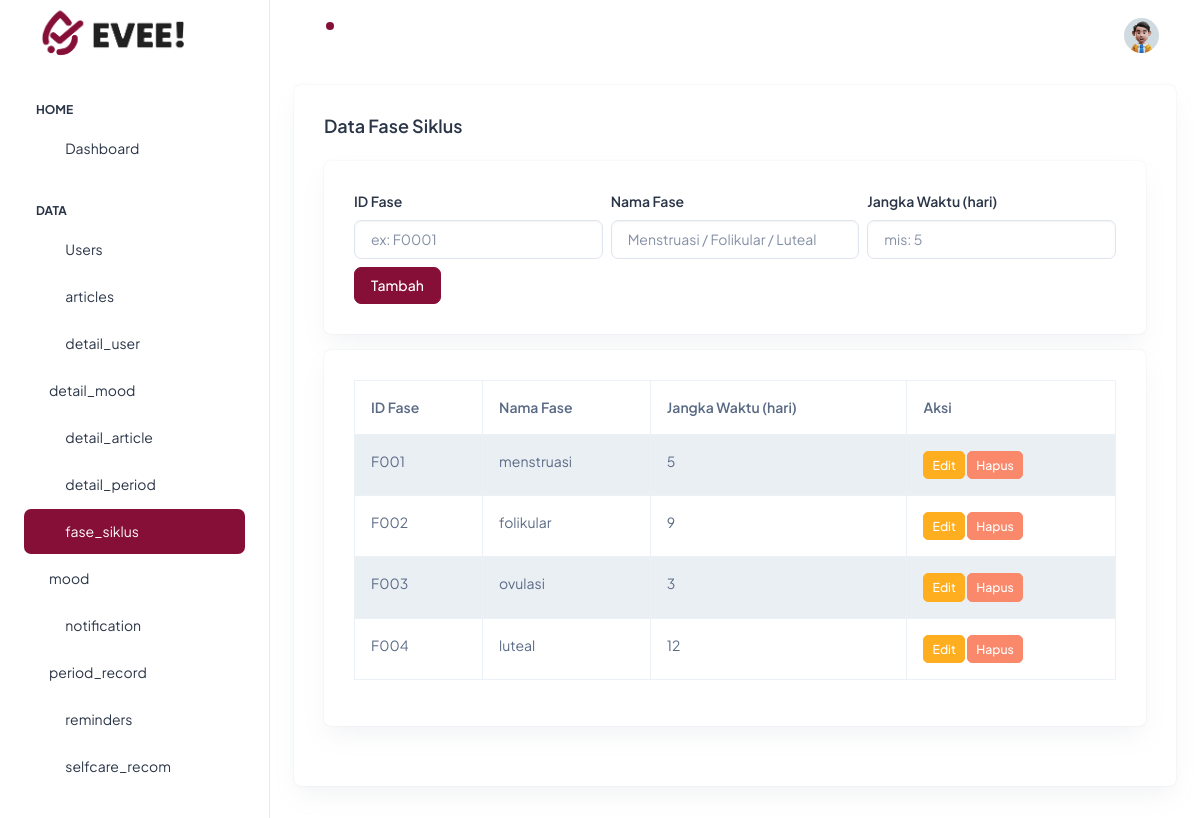
/pages/fase_siklus.php, run on the app's committed database.
### tables this page shows
CREATE TABLE `fase_siklus` (
  `id_fase` varchar(5) NOT NULL,
  `nama_fase` enum('menstruasi','folikular','ovulasi','luteal') DEFAULT NULL,
  `jangka_waktu` int(11) NOT NULL
);

### classes/Crud.php (called while the page is built, shortened)
<?php
class Crud {
    private $conn;
    public function __construct($db) {
        $this->conn = $db;
    }
    public function readAll($table) {
        $result = mysqli_query($this->conn, "SELECT * FROM $table");
        return mysqli_fetch_all($result, MYSQLI_ASSOC);
    }
}
?>

### pages/fase_siklus.php (the view, shortened to what this page needs)
<?php
require '../config/koneksi.php';
require '../classes/Crud.php';
include '../includes/header.php';
include '../includes/sidebar.php';
include '../includes/topbar.php';
$obj = new Crud($koneksi);
$rows = $obj->readAll('fase_siklus');
$editMode = false;
$editData = null;
?>
<div class="container-fluid">
    <div class="card mb-3">
        <div class="card-body">
            <h5 class="card-title fw-semibold mb-4">Data Fase Siklus</h5>
            <div class="card mb-3">
                <div class="card-body">
                    <?php if ($editMode && $editData): ?>
                        <form method="POST" class="row g-2">
                            <input type="hidden" name="id_fase" value="<?= htmlspecialchars($editData['id_fase']) ?>">
                            <div class="col-md-4">
                                <label class="form-label">Nama Fase</label>
                                <input class="form-control" name="nama_fase" value="<?= htmlspecialchars($editData['nama_fase']) ?>" required>
                            </div>
                            <div class="col-md-4">
                                <label class="form-label">Jangka Waktu (hari)</label>
                                <input type="number" class="form-control" name="jangka_waktu" value="<?= htmlspecialchars($editData['jangka_waktu']) ?>" required>
                            </div>
                            <div class="col-12 mt-2">
                                <button class="btn btn-success" type="submit" name="update">Simpan</button>
                                <a href="fase_siklus.php" class="btn btn-secondary">Batal</a>
                            </div>
                        </form>
                    <?php else: ?>
                        <form method="POST" class="row g-2">
                            <div class="col-md-4">
                                <label class="form-label">ID Fase</label>
                                <input class="form-control" name="id_fase" required placeholder="ex: F0001">
                            </div>
                            <div class="col-md-4">
                                <label class="form-label">Nama Fase</label>
                                <input class="form-control" name="nama_fase" required placeholder="Menstruasi / Folikular / Luteal">
                            </div>
                            <div class="col-md-4">
                                <label class="form-label">Jangka Waktu (hari)</label>
                                <input type="number" class="form-control" name="jangka_waktu" required placeholder="mis: 5">
                            </div>
                            <div class="col-12 mt-2">
                                <button class="btn btn-primary" type="submit" name="create">Tambah</button>
                            </div>
                        </form>
                    <?php endif; ?>
                </div>
            </div>
            <div class="card">
                <div class="card-body">
                    <table class="table table-bordered table-striped">
                        <thead>
                            <tr>
                                <th>ID Fase</th>
                                <th>Nama Fase</th>
                                <th>Jangka Waktu (hari)</th>
                                <th>Aksi</th>
                            </tr>
                        </thead>
                        <tbody>
                            <?php if (!empty($rows)): ?>
                                <?php foreach ($rows as $r): ?>
                                    <tr>
                                        <td><?= htmlspecialchars($r['id_fase']) ?></td>
                                        <td><?= htmlspecialchars($r['nama_fase']) ?></td>
                                        <td><?= htmlspecialchars($r['jangka_waktu']) ?></td>
                                        <td>
                                            <a href="?edit=<?= urlencode($r['id_fase']) ?>" class="btn btn-sm btn-warning">Edit</a>
                                            <a href="?delete=<?= urlencode($r['id_fase']) ?>" class="btn btn-sm btn-danger" onclick="return confirm('Hapus data ini?')">Hapus</a>
                                        </td>
                                    </tr>
                                <?php endforeach; ?>
                            <?php else: ?>
                                <tr><td colspan="4" class="text-center">Belum ada data</td></tr>
                            <?php endif; ?>
                        </tbody>
                    </table>
                </div>
            </div>
        </div>
    </div>
</div>
<?php include '../includes/footer.php'; ?>

### includes/header.php (shortened to what this page needs)
<!doctype html>
<html lang="en">
<head>
  <link rel="stylesheet" href="https://cdn.jsdelivr.net/npm/@tabler/icons-webfont@latest/dist/tabler-icons.min.css" />
  <link rel="stylesheet" href="../assets/css/styles.min.css" />
</head>
<body>
  <div class="page-wrapper" id="main-wrapper" data-layout="vertical" data-navbarbg="skin6" data-sidebartype="full"
    data-sidebar-position="fixed" data-header-position="fixed">

### includes/sidebar.php (shortened to what this page needs)
<aside class="left-sidebar">
  <div>
    <div class="brand-logo d-flex align-items-center justify-content-between">
      <a href="../pages/dashboard.php" class="text-nowrap logo-img">
        <img src="../assets/images/logos/logo- text-default.png" width="160" alt="" />
      </a>
    </div>
    <nav class="sidebar-nav scroll-sidebar" data-simplebar="">
      <ul id="sidebarnav">
        <li class="nav-small-cap">
          <span class="hide-menu">Home</span>
        </li>
        <li class="sidebar-item">
          <a class="sidebar-link" href="../pages/dashboard.php" aria-expanded="false">
            <span>
              <i class="ti ti-layout-dashboard"></i>
            </span>
            <span class="hide-menu">Dashboard</span>
          </a>
        </li>
        <li class="nav-small-cap">
          <span class="hide-menu">Data</span>
        </li>
        <li class="sidebar-item">
          <a class="sidebar-link" href="../pages/users.php" aria-expanded="false">
            <span>
              <i class="ti ti-user"></i>
            </span>
            <span class="hide-menu">Users</span>
          </a>
        </li>
        <li class="sidebar-item">
          <a class="sidebar-link" href="../pages/articles.php" aria-expanded="false">
            <span>
              <i class="ti ti-news"></i>
            </span>
            <span class="hide-menu">articles</span>
          </a>
        </li>
        <li class="sidebar-item">
          <a class="sidebar-link" href="../pages/detail_user.php" aria-expanded="false">
            <span>
              <i class="ti ti-user"></i>
            </span>
            <span class="hide-menu">detail_user</span>
          </a>
        </li>
        <li class="sidebar-item">
          <a class="sidebar-link" href="../pages/detail_mood.php" aria-expanded="false">
            <span class="hide-menu">detail_mood</span>
          </a>
        </li>
        <li class="sidebar-item">
          <a class="sidebar-link" href="../pages/detail_article.php" aria-expanded="false">
            <span>
              <i class="ti ti-article"></i>
            </span>
            <span class="hide-menu">detail_article</span>
          </a>
        </li>
        <li class="sidebar-item">
          <a class="sidebar-link" href="../pages/detail_period.php" aria-expanded="false">
            <span>
              <i class="ti ti-droplet"></i>
            </span>
            <span class="hide-menu">detail_period</span>
          </a>
        </li>
        <li class="sidebar-item">
          <a class="sidebar-link" href="../pages/fase_siklus.php" aria-expanded="false">
            <span>
              <i class="ti ti-clock"></i>
            </span>
            <span class="hide-menu">fase_siklus</span>
          </a>
        </li>
        <li class="sidebar-item">
          <a class="sidebar-link" href="../pages/mood.php" aria-expanded="false">
            <span class="hide-menu">mood</span>
          </a>
        </li>
        <li class="sidebar-item">
          <a class="sidebar-link" href="../pages/notification.php" aria-expanded="false">
            <span>
              <i class="ti ti-bell"></i>
            </span>
            <span class="hide-menu">notification</span>
          </a>
        </li>
        <li class="sidebar-item">
          <a class="sidebar-link" href="../pages/period_record.php" aria-expanded="false">
            <span class="hide-menu">period_record</span>
          </a>
        </li>
        <li class="sidebar-item">
          <a class="sidebar-link" href="../pages/reminders.php" aria-expanded="false">
            <span>
              <i class="ti ti-calendar"></i>
            </span>
            <span class="hide-menu">reminders</span>
          </a>
        </li>
        <li class="sidebar-item">
          <a class="sidebar-link" href="../pages/selfcare_recom.php" aria-expanded="false">
            <span>
              <i class="ti ti-heart"></i>
            </span>
            <span class="hide-menu">selfcare_recom</span>
          </a>
        </li>
      </ul>
    </nav>
  </div>
</aside>
<div class="body-wrapper">

### includes/topbar.php (shortened to what this page needs)
<header class="app-header">
        <nav class="navbar navbar-expand-lg navbar-light">
          <ul class="navbar-nav">
            <li class="nav-item">
              <a class="nav-link nav-icon-hover" href="javascript:void(0)">
                <i class="ti ti-bell-ringing"></i>
                <div class="notification bg-primary rounded-circle"></div>
              </a>
            </li>
          </ul>
          <div class="navbar-collapse justify-content-end px-0" id="navbarNav">
            <ul class="navbar-nav flex-row ms-auto align-items-center justify-content-end">
              <li class="nav-item dropdown">
                <a class="nav-link nav-icon-hover" href="javascript:void(0)" id="drop2" data-bs-toggle="dropdown"
                  aria-expanded="false">
                  <img src="../assets/images/profile/user-1.jpg" alt="" width="35" height="35" class="rounded-circle">
                </a>
              </li>
            </ul>
          </div>
        </nav>
      </header>

### includes/footer.php (shortened to what this page needs)
  </div>
</body>
</html>

### data on the page
fase_siklus: id_fase "F001", nama_fase "menstruasi", jangka_waktu "5"
fase_siklus: id_fase "F002", nama_fase "folikular", jangka_waktu "9"
fase_siklus: id_fase "F003", nama_fase "ovulasi", jangka_waktu "3"
fase_siklus: id_fase "F004", nama_fase "luteal", jangka_waktu "12"
